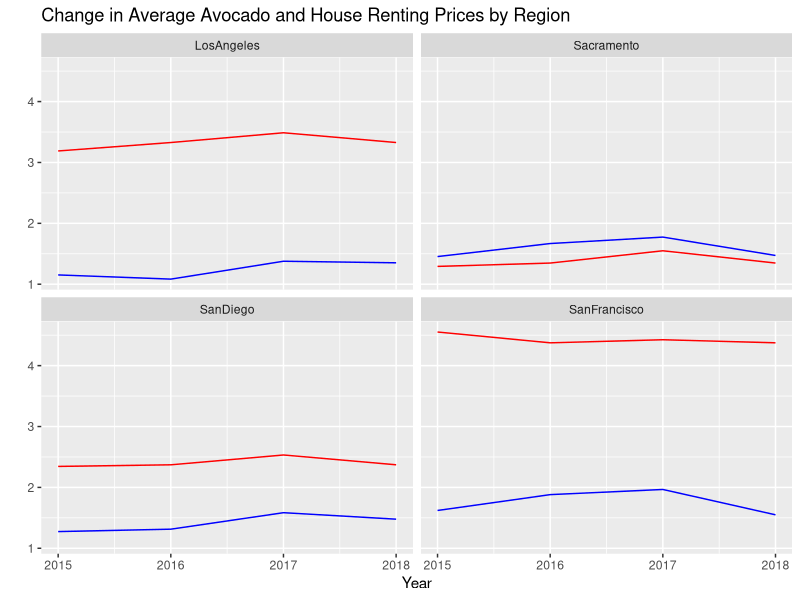

Write the R code that produced this figure.
## ---- chunk 1
#| message: false
library(tidyverse)
avocado <- read_csv(here::here("supporting_artifacts" , "Datasets", "avocado.csv"))
# housing data on median rental price for 1 bedroom found on zillow
housing <- read_csv(here::here("supporting_artifacts" , "Datasets", "Median_House_Price.csv"))
## ---- chunk 2
# dataset with only the 4 regions for avocado, including average avocado price
CA <- data.frame(region = c("LosAngeles", "Sacramento",
                            "SanDiego", "SanFrancisco"))
CA_region <- semi_join(avocado, CA, by = "region")
## ---- chunk 3
#| message: false
# average housing avocado only from 2015-2018
mean_avocado <- CA_region %>% 
  group_by(region, year) %>% 
  summarize(across(
    AveragePrice,
    .fns = mean)
  ) 
## ---- chunk 4
# dataset with only the 4 regions for housing
CA_2 <- data.frame(RegionName = c("Los Angeles", "Sacramento",
                                  "San Diego", "San Francisco"))
CA_region_2 <- semi_join(housing, CA_2, by = "RegionName")
## ---- chunk 5
# average housing prices only from 2015-2018
mean_housing <- CA_region_2 %>%
  mutate(`2015` = rowMeans(
    across(
      `2015-01`:`2015-12`)
    ), 
    `2016` = rowMeans(
      across(
        `2016-01`:`2016-12`)
      ), 
    `2017` = rowMeans(
      across(
        `2017-01`:`2017-12`)
      ), 
    `2018` = rowMeans(
      across(
        `2016-01`:`2016-12`)
      ), 
  ) %>% 
  select(RegionName, 
         `2015`, 
         `2016`, 
         `2017`, 
         `2018`) 
## ---- chunk 6
# Removing whitespaces so region name matches with avacado and also pivoting long
mean_housing <- mean_housing %>%
  mutate(across(
    RegionName, 
    str_remove_all,
    pattern = fixed(" ")
    )
  ) %>% 
  pivot_longer(`2015`:`2018`, names_to = "year",
               values_to = "Average_house") %>% 
  mutate(year = as.numeric(
    year)
    )
## ---- chunk 7
avacodo_housing <- 
  left_join(mean_avocado, mean_housing, 
            by = c('region' = 'RegionName', 'year' = 'year')
  )
## ---- chunk 8
ggplot(data = avacodo_housing, 
       mapping = aes(
         x = year)
       ) +
  geom_line(
    mapping = aes(
       y = Average_house/1000
    ),
    color = "red"
  ) +
  geom_line(
    mapping = aes(
      y = AveragePrice,
    ),
    color = "blue"
  ) +
  facet_wrap(~region) +
  labs(x = 'Year', y = '', 
  title = 'Change in Average Avocado and House Renting Prices by Region')
